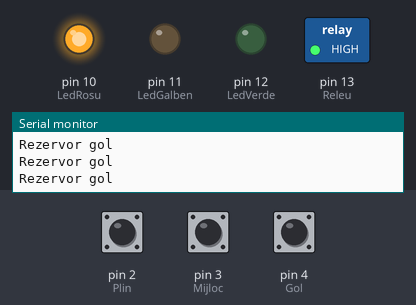
Simulated run of this sketch. Board: Arduino Uno, built with avr-gcc and run on an emulated ATmega328P. On the bench: switched loads named in the sketch (green lamp = pin HIGH), output pins drawn as LEDs (lit = HIGH), the last lines printed to the serial monitor. The test bench sets the inputs (shaded band); at power-on: pin 2 (Plin) HIGH, pin 3 (Mijloc) HIGH, pin 4 (Gol) HIGH.

Above: at 1.2 s.
1.3 s: pin 2 (Plin) pulled LOW for 0.15 s
At 1.41 s:
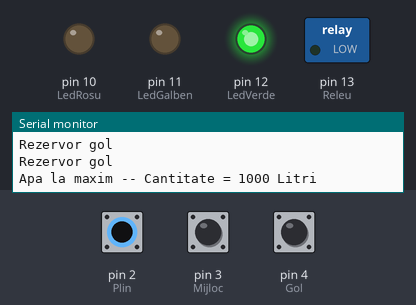
2.9 s: pin 3 (Mijloc) pulled LOW for 0.15 s
At 2.98 s:
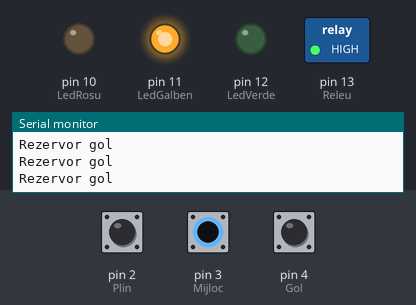
4.5 s: pin 4 (Gol) pulled LOW for 0.15 s
At 5.5 s:
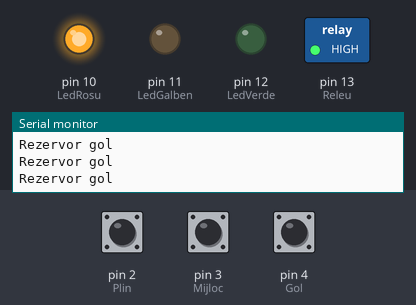
7.6 s: pin 2 (Plin) pulled LOW for 1 s
At 7.9 s:
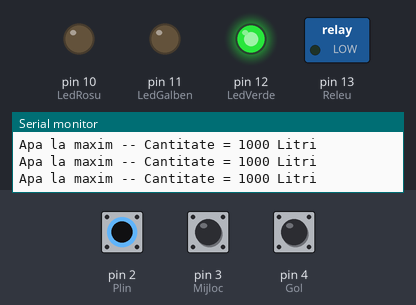
11.6 s: pin 3 (Mijloc) pulled LOW for 1 s
At 13.5 s:
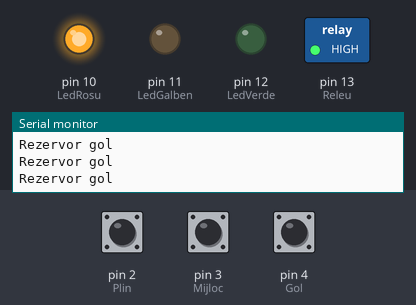
15.6 s: pin 4 (Gol) pulled LOW for 1 s
At 16.4 s:
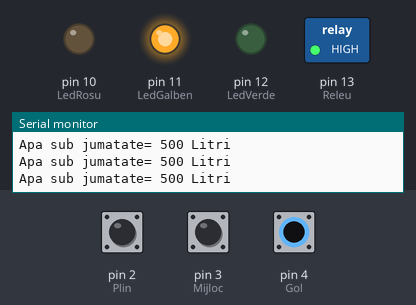
Timing chart, 0 to 18.6 s (numbered marks = the images above; inputs shaded):
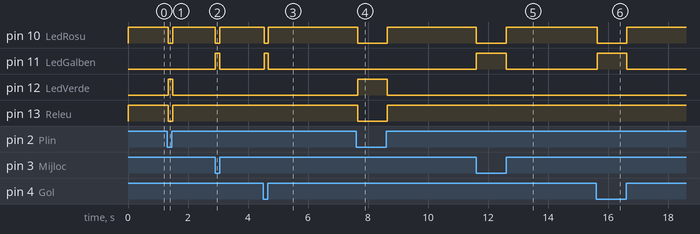

Measured:
- after the input at 1.3 s, pin 10 (LedRosu), pin 13 (Releu): HIGH → LOW at once, → HIGH 0.14 s later; pin 12 (LedVerde): LOW → HIGH at once, → LOW 0.14 s later
- after the input at 2.9 s, pin 10 (LedRosu): HIGH → LOW at once, → HIGH 0.14 s later; pin 11 (LedGalben): LOW → HIGH at once, → LOW 0.14 s later
- after the input at 4.5 s, pin 10 (LedRosu): HIGH → LOW at once, → HIGH 0.14 s later; pin 11 (LedGalben): LOW → HIGH at once, → LOW 0.14 s later
- after the input at 7.6 s, pin 10 (LedRosu), pin 13 (Releu): HIGH → LOW after 0.05 s, → HIGH 1.0 s later; pin 12 (LedVerde): LOW → HIGH after 0.05 s, → LOW 1.0 s later
- after the input at 11.6 s, pin 10 (LedRosu): HIGH → LOW at once, → HIGH 1.0 s later; pin 11 (LedGalben): LOW → HIGH at once, → LOW 1.0 s later
- after the input at 15.6 s, pin 10 (LedRosu): HIGH → LOW at once, → HIGH 0.98 s later; pin 11 (LedGalben): LOW → HIGH at once, → LOW 0.98 s later

The sketch:

watertank1.ino
```cpp
/*
 Automat incarcare rezervor 1000L Apa
 - conceptie George DACIN
 - implementare soft: Nicu FLORICA (niq_ro)


Citirea nivelului se face prin 3 electrozi conectati la 2,3,4 si inca unul pe fundul bazinului care e pus la gnd
output se face cu 10,11,12 si 13 cu cate un led de stare pentru fiecare iar pe 13 conectez un releu
___________________________________________________
Daca nivelul e sus,(pin2) atunci pe 12 aprinde led verde
----------------------------------------------------
Daca nivelul e la mijloc, pe 11 aprinde un led galben SI NEAPARAT inchide un releu pana cand starea de
sus e atinsa, caz in care aprinde 12 si opreste releul si ledul galben
----------------------------------------------------------------------------------------------------------
Daca nivelul e la minim, pe 10 aprinde led rosu si  din nou, inchide releul pana ajunge in starea de sus,
cand aprinde verdele de pe 12 si releul se opreste
----------------------------------------------------------------------------------------------------------
*/


int Plin = 2; // definim pinii pentru electrozi
int Mijloc = 3;
int Gol = 4;
int Releu = 13;
int LedRosu = 10;
int LedGalben = 11;
int LedVerde = 12;

// Asta teoretic ruleaza o data pana se apasa reset:
void setup() {
  // initializam comunicatia seriala
  Serial.begin(9600);
  // pana la realizare voi folosi push butoane pentru test:
  pinMode(Plin, INPUT);
  pinMode(Mijloc, INPUT);
  pinMode(Gol, INPUT);
  pinMode(Releu, OUTPUT);
  pinMode(LedVerde, OUTPUT);
  pinMode(LedGalben, OUTPUT);
  pinMode(LedRosu, OUTPUT);
  digitalWrite(Plin, HIGH);
  digitalWrite(Mijloc, HIGH);
  digitalWrite(Gol, HIGH);
  digitalWrite(Releu, LOW);  // pompa oprita
  digitalWrite(LedVerde, LOW);  // led verde stins
  digitalWrite(LedGalben, LOW);  // led galben stins
  digitalWrite(LedRosu, LOW);    // led rosu stins
}

// Asta teoretic ruleaza mereu
void loop() {

if (digitalRead(Plin) == LOW) // rezervor plin
  {
  Serial.println("Apa la maxim -- Cantitate = 1000 Litri ");
  digitalWrite(Releu, LOW);  // pompa se opreste
  digitalWrite(LedVerde, HIGH);  // led verde aprins
  digitalWrite(LedGalben, LOW);  // led galben stins
  digitalWrite(LedRosu, LOW);    // led rosu stins
  }
else  // daca rezervorul nu e plin
{
if (digitalRead(Mijloc)== LOW)
{
    digitalWrite(LedVerde, LOW);  // led verde stins
    digitalWrite(LedGalben, HIGH);  // led galben aprins
    digitalWrite(LedRosu, LOW);    // led rosu stins
}
else
{
if (digitalRead(Gol)== LOW)  // daca  scazut nivelul sub jumate
  {
    Serial.println("Apa sub jumatate= 500 Litri ");
    digitalWrite(Releu, HIGH);  // pompa porneste
    digitalWrite(LedVerde, LOW);  // led verde stins
    digitalWrite(LedGalben, HIGH);  // led galben aprins
    digitalWrite(LedRosu, LOW);    // led rosu stins
  }
if (digitalRead(Gol)== HIGH)  // daca nivelul e sub minim
  {
    Serial.println("Rezervor gol");
    digitalWrite(Releu, HIGH);  // pompa porneste (iar)
    digitalWrite(LedVerde, LOW);  // led verde stins
    digitalWrite(LedGalben, LOW);  // led galben stinss
    digitalWrite(LedRosu, HIGH);    // led rosu aprins
  }
}
}


} // sfarsit program principal
```
